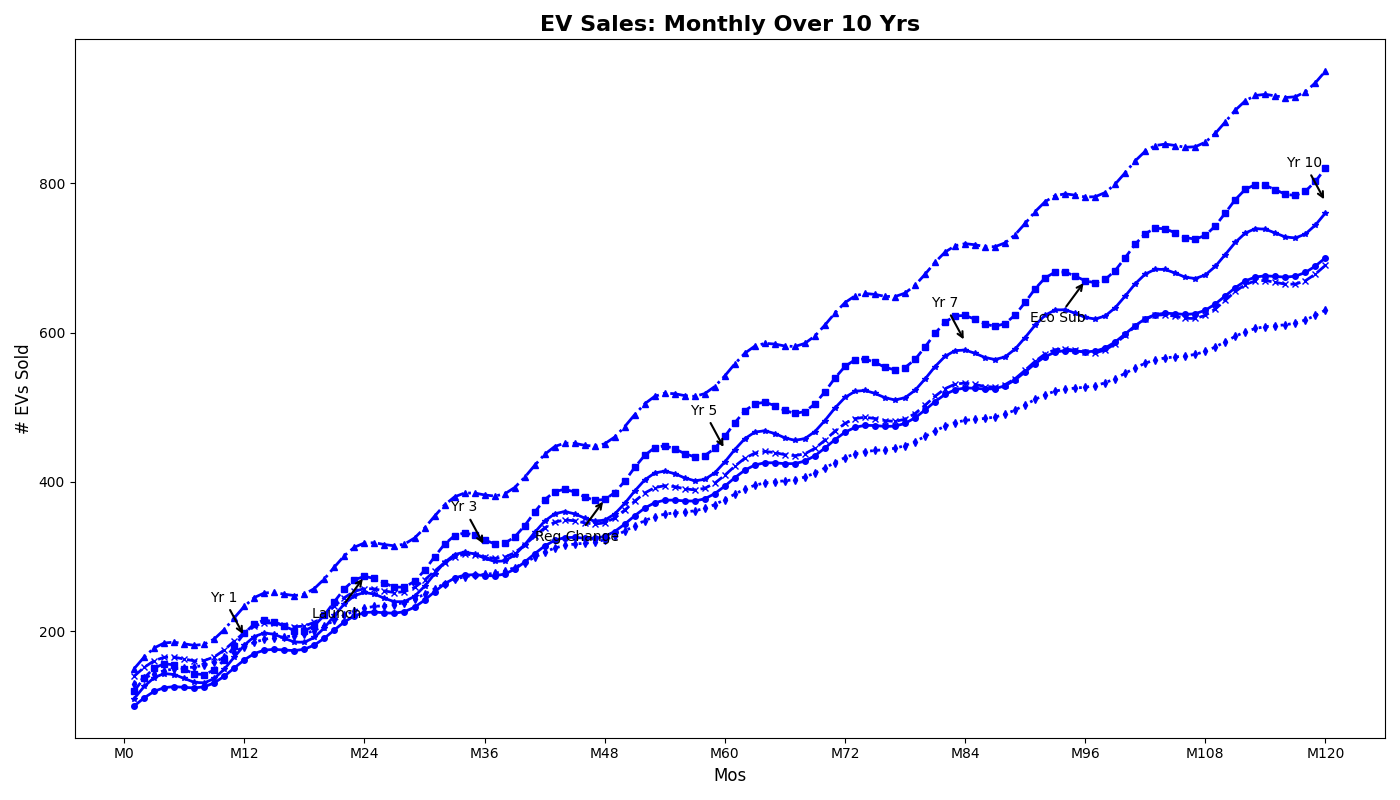

Python code for this plot:
import matplotlib.pyplot as plt
import numpy as np

months = np.arange(1, 121)

sales_compact = 100 + 10 * np.sin(np.linspace(0, 24 * np.pi, 120)) + np.linspace(0, 600, 120)
sales_sedan = 120 + 20 * np.sin(np.linspace(0, 24 * np.pi, 120)) + np.linspace(0, 700, 120)
sales_suv = 150 + 15 * np.sin(np.linspace(0, 24 * np.pi, 120)) + np.linspace(0, 800, 120)
sales_truck = 130 + 5 * np.sin(np.linspace(0, 24 * np.pi, 120)) + np.linspace(0, 500, 120)

sales_hatchback = 110 + 18 * np.sin(np.linspace(0, 24 * np.pi, 120)) + np.linspace(0, 650, 120)
sales_ev = 140 + 12 * np.sin(np.linspace(0, 24 * np.pi, 120)) + np.linspace(0, 550, 120)

milestones = {
    12: "Yr 1",
    36: "Yr 3",
    60: "Yr 5",
    84: "Yr 7",
    120: "Yr 10"
}

events = {
    24: "Launch",
    48: "Reg Change",
    96: "Eco Sub"
}

plt.figure(figsize=(14, 8))
plt.plot(months, sales_compact, color='blue', linestyle='-', linewidth=2, marker='o', markersize=4)
plt.plot(months, sales_sedan, color='blue', linestyle='--', linewidth=2, marker='s', markersize=4)
plt.plot(months, sales_suv, color='blue', linestyle='-.', linewidth=2, marker='^', markersize=4)
plt.plot(months, sales_truck, color='blue', linestyle=':', linewidth=2, marker='d', markersize=4)
plt.plot(months, sales_hatchback, color='blue', linestyle='-', linewidth=2, marker='*', markersize=4)
plt.plot(months, sales_ev, color='blue', linestyle='--', linewidth=2, marker='x', markersize=4)

for month, text in milestones.items():
    plt.annotate(text, 
                 (month, (sales_compact[month-1] + sales_sedan[month-1] + sales_suv[month-1] + sales_truck[month-1]) / 4),
                 textcoords="offset points", xytext=(-15, 25), ha='center',
                 arrowprops=dict(facecolor='black', arrowstyle='->', linewidth=1.5))

for month, text in events.items():
    plt.annotate(text, 
                 (month, sales_sedan[month-1]), 
                 textcoords="offset points", xytext=(-20, -30), ha='center',
                 arrowprops=dict(facecolor='orange', arrowstyle='->', linewidth=1.5))

plt.title("EV Sales: Monthly Over 10 Yrs", fontsize=16, weight='bold')
plt.xlabel("Mos", fontsize=12)
plt.ylabel("# EVs Sold", fontsize=12)
plt.xticks(np.arange(0, 121, step=12), ['M0', 'M12', 'M24', 'M36', 'M48', 'M60', 'M72', 'M84', 'M96', 'M108', 'M120'], fontsize=10)
plt.yticks(fontsize=10)

plt.tight_layout()

plt.show()
